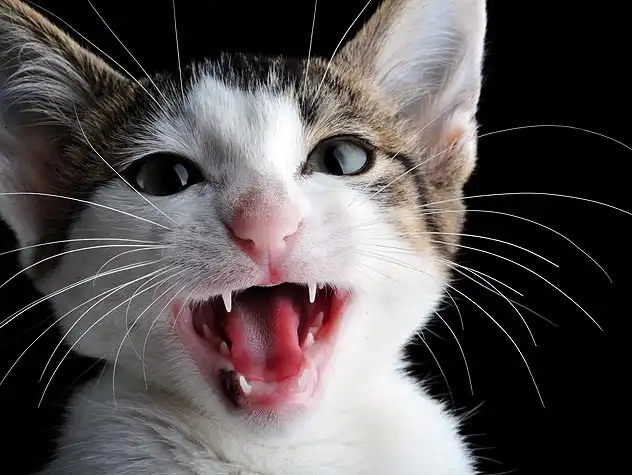
#> input picture bai4/input_image_cat.jpg, 632 x 475 px
$ python bai4_photo_effects.py
#> lines starting #> are read from the running program, lines starting #| are printed output that depends on the picture
#> further down, img is the input picture: shape (475, 632, 3); mean B, G, R 81.8, 81.7, 87.3
import cv2
import numpy as np
import tkinter as tk
from tkinter import ttk


def adjust_contrast(image, factor):
    # Convert image to float32 for calculations
#> called with factor = 1.5
    image = image.astype(np.float32)

    # Adjust contrast by multiplying each pixel by the contrast factor
    adjusted_image = image * factor

    # Clip pixel values to the range [0, 255]
    adjusted_image = np.clip(adjusted_image, 0, 255)
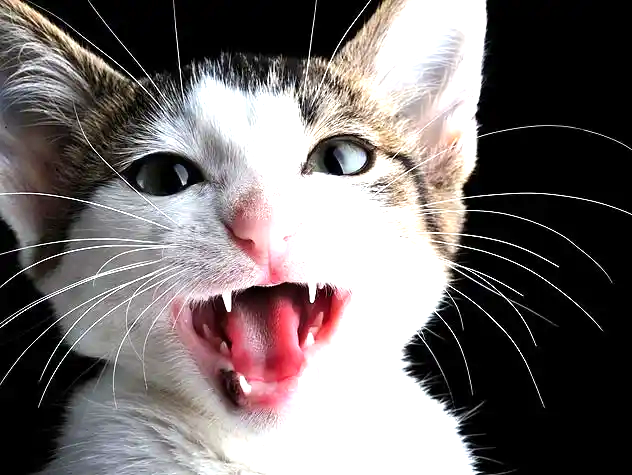
#> adjusted_image: shape (475, 632, 3) float32; mean B, G, R 108.6, 108.7, 115.5

    # Convert image back to uint8 format
    adjusted_image = adjusted_image.astype(np.uint8)

    return adjusted_image

def apply_solarization(image, threshold):
    # Invert pixel values above the threshold
#> called with threshold = 128
    solarized_image = np.where(image > threshold, 255 - image, image)
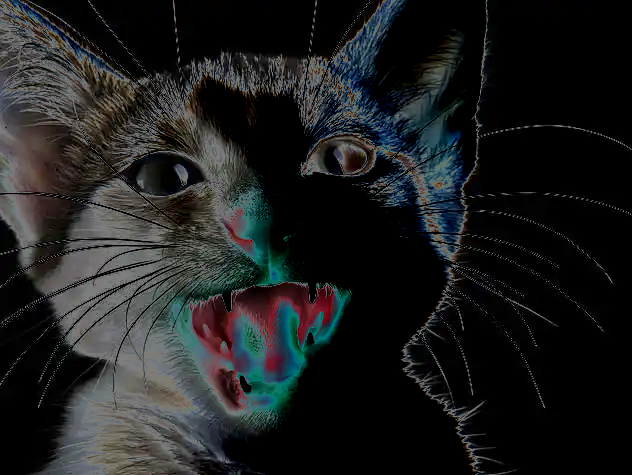
#> solarized_image: shape (475, 632, 3); mean B, G, R 30.8, 30.6, 29

    return solarized_image

# Load the image
img = cv2.imread('input_image_cat.jpg')

# Define the default color balance ratios
# Adjust contrast
contrast_factor = 1.5
# Apply solarization
solarization_threshold = 128

# Define a function to update the color balance ratios
def update_ratios(contrast_factor_value, solarization_threshold_value):
    global contrast_factor, solarization_threshold
    contrast_factor = contrast_factor_value
    solarization_threshold = solarization_threshold_value

    apply_color_balance()

# Define a function to apply the color balance transform
def apply_color_balance():
    global img, contrast_factor, solarization_threshold
    img_inline = img
    img_inline = adjust_contrast(img_inline, contrast_factor)
    img_inline = apply_solarization(img_inline, solarization_threshold)
    # Show the updated image
    cv2.imshow('Color Balanced Image', img_inline)

# Create a GUI for adjusting the color balance ratios
root = tk.Tk()
root.geometry('400x300')
root.title('Color Balance')

r_scale = tk.Scale(root, from_=0.1, to=2.0, resolution=0.01, label='contrast_factor', orient=tk.HORIZONTAL, length=200, command=lambda x: update_ratios(float(x), solarization_threshold))
r_scale.set(1.0)
r_scale.pack(pady=10)

g_scale = tk.Scale(root, from_=0, to=255, label='solarization_threshold', orient=tk.HORIZONTAL, length=200, command=lambda y: update_ratios(contrast_factor, float(y)))
g_scale.set(128)
g_scale.pack(pady=10)

apply_color_balance()

root.mainloop()
